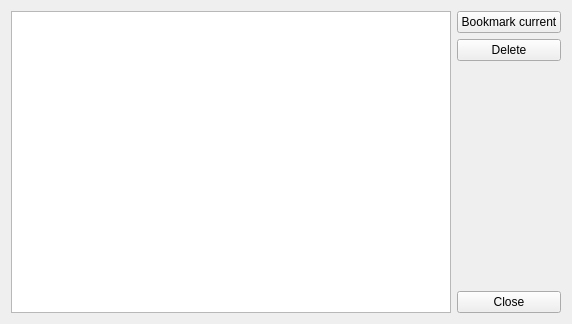
<?xml version="1.0" encoding="utf-8"?>
<ui version="4.0">
 <author>
    SPDX-FileCopyrightText: none
    SPDX-License-Identifier: GPL-3.0-or-later
  </author>
 <class>WdgBookmarkedConfigurationsEditor</class>
 <widget class="QWidget" name="WdgBookmarkedConfigurationsEditor">
  <property name="geometry">
   <rect>
    <x>0</x>
    <y>0</y>
    <width>572</width>
    <height>324</height>
   </rect>
  </property>
  <property name="sizePolicy">
   <sizepolicy hsizetype="MinimumExpanding" vsizetype="MinimumExpanding">
    <horstretch>0</horstretch>
    <verstretch>0</verstretch>
   </sizepolicy>
  </property>
  <property name="windowTitle">
   <string>Edit presets</string>
  </property>
  <layout class="QHBoxLayout">
   <item>
    <widget class="QListView" name="listConfigurations">
     <property name="sizePolicy">
      <sizepolicy hsizetype="MinimumExpanding" vsizetype="MinimumExpanding">
       <horstretch>0</horstretch>
       <verstretch>0</verstretch>
      </sizepolicy>
     </property>
     <property name="minimumSize">
      <size>
       <width>400</width>
       <height>0</height>
      </size>
     </property>
    </widget>
   </item>
   <item>
    <layout class="QVBoxLayout">
     <item>
      <widget class="QPushButton" name="pushButtonBookmarkCurrent">
       <property name="text">
        <string>Bookmark current</string>
       </property>
      </widget>
     </item>
     <item>
      <widget class="QPushButton" name="pushButtonDelete">
       <property name="text">
        <string>Delete</string>
       </property>
      </widget>
     </item>
     <item>
      <spacer>
       <property name="orientation">
        <enum>Qt::Vertical</enum>
       </property>
       <property name="sizeHint">
        <size>
         <width>20</width>
         <height>40</height>
        </size>
       </property>
      </spacer>
     </item>
     <item>
      <widget class="QPushButton" name="pushButtonClose">
       <property name="text">
        <string>Close</string>
       </property>
      </widget>
     </item>
    </layout>
   </item>
  </layout>
 </widget>
 <resources/>
 <connections/>
</ui>
